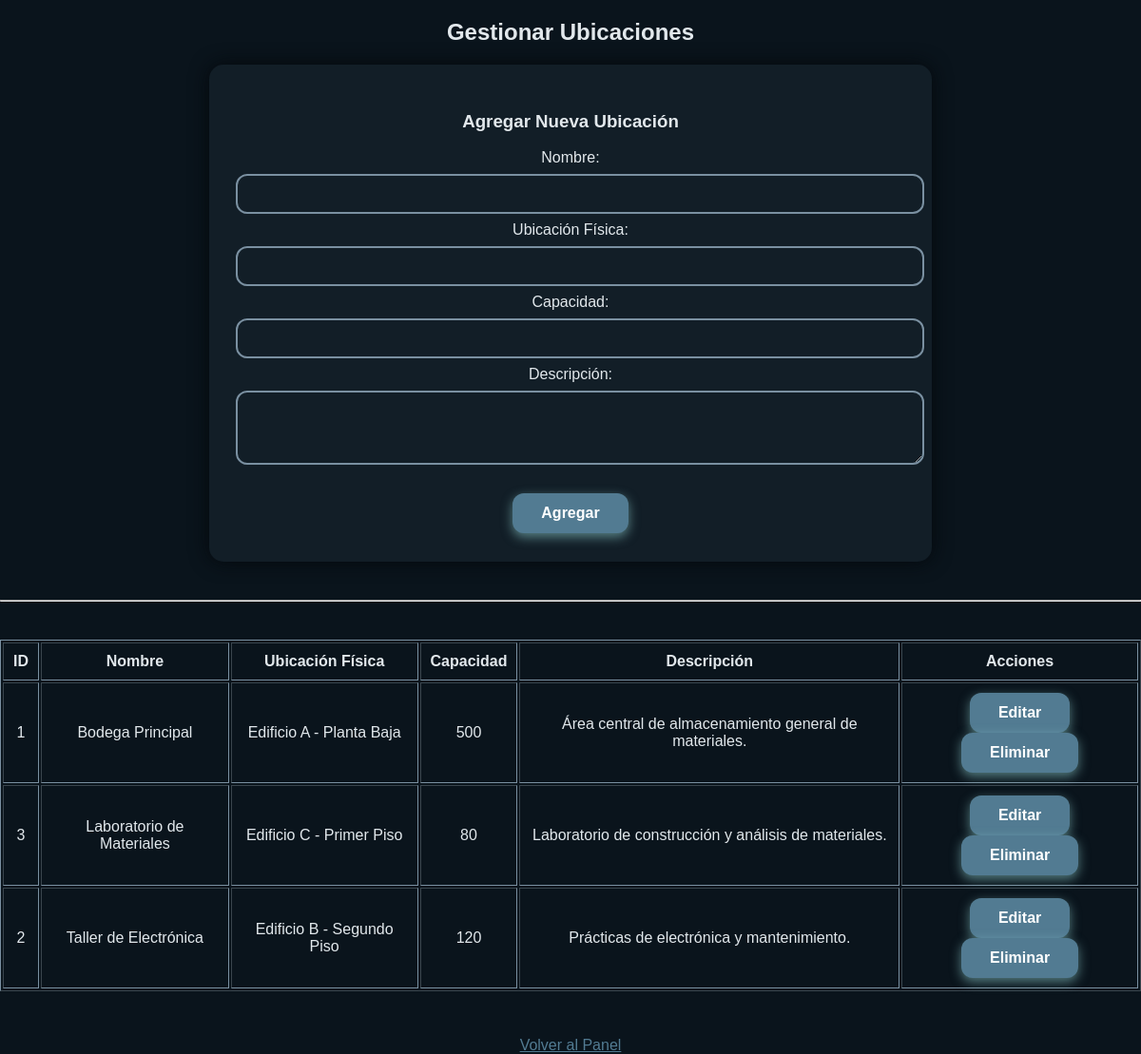
Page /index.php?controller=ubicacionesAdmin&action=gestionar (signed in) on the committed database.
### tables this page shows
CREATE TABLE `ubicaciones` (
  `id_ubicacion` int(11) NOT NULL AUTO_INCREMENT,
  `nombre_ubicacion` varchar(100) NOT NULL,
  `ubicacion_fisica` varchar(150) NOT NULL,
  `capacidad` float DEFAULT 0,
  `descripcion` text DEFAULT NULL,
  PRIMARY KEY (`id_ubicacion`),
  UNIQUE KEY `nombre_ubicacion` (`nombre_ubicacion`)
);

### app/controllers/UbicacionesAdminController.php (called while the page is built, shortened)
<?php
require_once "config/Database.php";
require_once "app/models/Ubicacion.php";
class UbicacionesAdminController {
    private $ubicacionModel;
    public function __construct() {
        $this->conexion = Database::getConnection();
        $this->ubicacionModel = new Ubicacion($this->conexion);
    }
    private function render($vista, $data = []) {
        extract($data);
        require "app/views/$vista.php";
    }
    public function gestionar() {
        $ubicaciones = $this->ubicacionModel->obtenerTodas();
        $mensaje = $_SESSION["mensaje"] ?? null;
        $this->render("gestionar_ubicaciones", [
            "ubicaciones"    => $ubicaciones,
            "mensaje"        => $mensaje,
            "actionAgregar"  => "index.php?controller=ubicacionesAdmin&action=agregar",
            "actionEditar"   => "index.php?controller=ubicacionesAdmin&action=editar",
            "actionEliminar" => "index.php?controller=ubicacionesAdmin&action=eliminar",
            "volver"         => "index.php?controller=dashboard&action=panel"
        ]);
    }
}
?>

### config/database.php (called while the page is built, shortened)
<?php
class Database {
    public static function getConnection() {
        $host = "localhost";
        $usuario = "root";
        $password = "";
        $base_datos = "gestion_materiales";
        $conexion = new mysqli($host, $usuario, $password, $base_datos);
        $conexion->set_charset("utf8mb4");
        return $conexion;
    }
}
?>

### app/models/Ubicacion.php (called while the page is built, shortened)
<?php
class Ubicacion {
    private $conexion;
    public function __construct($conexion) {
        $this->conexion = $conexion;
    }
    public function obtenerTodas() {
        $sql = "SELECT * FROM ubicaciones ORDER BY nombre_ubicacion ASC";
        $resultado = $this->conexion->query($sql);
        return $resultado->fetch_all(MYSQLI_ASSOC);
    }
}
?>

### app/views/gestionar_ubicaciones.php (the view, shortened to what this page needs)
<!DOCTYPE html>
<html lang="es">
<head>
    <link id="theme-link" rel="stylesheet" href="assets/css/colores.css">
</head>
<body>
    <h2>Gestionar Ubicaciones</h2>
    <form id="formUbicacion" action="<?= htmlspecialchars($actionAgregar); ?>" method="POST"
          style="max-width:700px; margin:auto;">
        <h3 id="tituloForm">Agregar Nueva Ubicación</h3>
        <label>Nombre:</label>
        <input type="text" name="nombre_ubicacion" required>
        <label>Ubicación Física:</label>
        <input type="text" name="ubicacion_fisica" required>
        <label>Capacidad:</label>
        <input type="number" name="capacidad" min="1" required>
        <label>Descripción:</label>
        <textarea name="descripcion" rows="3" style="width:100%; border-radius:10px;"></textarea>
        <br><br>
        <button type="submit" id="btnGuardar">Agregar</button>
    </form>
    <hr style="margin:40px 0;">
    <table border="1" cellpadding="10"
           style="margin:auto; color:var(--text-main); border-color:var(--outline-main);">
        <thead>
            <tr>
                <th>ID</th>
                <th>Nombre</th>
                <th>Ubicación Física</th>
                <th>Capacidad</th>
                <th>Descripción</th>
                <th>Acciones</th>
            </tr>
        </thead>
        <tbody>
            <?php foreach ($ubicaciones as $u): ?>
                <tr>
                    <td><?= $u['id_ubicacion']; ?></td>
                    <td><?= htmlspecialchars($u['nombre_ubicacion']); ?></td>
                    <td><?= htmlspecialchars($u['ubicacion_fisica']); ?></td>
                    <td><?= $u['capacidad']; ?></td>
                    <td><?= htmlspecialchars($u['descripcion']); ?></td>
                    <td>
                        <button onclick="editarUbicacion(
                            '<?= $u['id_ubicacion']; ?>',
                            '<?= htmlspecialchars($u['nombre_ubicacion']); ?>',
                            '<?= htmlspecialchars($u['ubicacion_fisica']); ?>',
                            '<?= $u['capacidad']; ?>',
                            '<?= htmlspecialchars($u['descripcion']); ?>'
                        )">Editar</button>
                        <button onclick="confirmarEliminacion(<?= $u['id_ubicacion']; ?>)">
                            Eliminar
                        </button>
                    </td>
                </tr>
            <?php endforeach; ?>
        </tbody>
    </table>
    <br>
    <a href="<?= htmlspecialchars($volver); ?>">Volver al Panel</a>
</body>
</html>

### assets/css/colores.css (style rules this page uses)
:root { --bg-main: #0a141c; --form-bg: #121e27; --text-main: #e2e8ec; --shadow-main: #04080c; --input-inset-dark: #1a2a35; --input-inset-light: #2b4452; --outline-main: #7a90a1; --btn-bg: #527b92; --btn-text: #ffffff; --accent-pink: #b4c6d1; }
body { background-color: var(--bg-main); color: var(--text-main); font-family: 'Poppins', sans-serif; text-align: center; margin: 0; }
form { background-color: var(--form-bg); padding: 30px; border-radius: 15px; display: inline-block; box-shadow: 0 0 20px var(--shadow-main); margin-top: 50px; }
input, select, textarea { width: 100%; padding: 10px; margin: 10px 0; font-size: 16px; border-radius: 10px; background-color: var(--form-bg); color: var(--text-main); border: none; outline: 2px solid var(--outline-main); }
button { background-color: var(--btn-bg); color: var(--btn-text); padding: 12px 30px; font-weight: bold; font-size: 16px; border-radius: 12px; border: none; outline: 2px solid var(--accent-lavender); box-shadow: 0 4px 12px rgba(160, 231, 229, 0.5); cursor: pointer; transition: all 0.25s ease; }
a { color: var(--btn-bg); text-decoration: underline; margin-top: 30px; display: inline-block; }

### rows in the picture
ubicaciones: id_ubicacion "1", nombre_ubicacion "Bodega Principal", ubicacion_fisica "Edificio A - Planta Baja", capacidad "500", descripcion "Área central de almacenamiento general de materiales."
ubicaciones: id_ubicacion "3", nombre_ubicacion "Laboratorio de Materiales", ubicacion_fisica "Edificio C - Primer Piso", capacidad "80", descripcion "Laboratorio de construcción y análisis de materiales."
ubicaciones: id_ubicacion "2", nombre_ubicacion "Taller de Electrónica", ubicacion_fisica "Edificio B - Segundo Piso", capacidad "120", descripcion "Prácticas de electrónica y mantenimiento."
